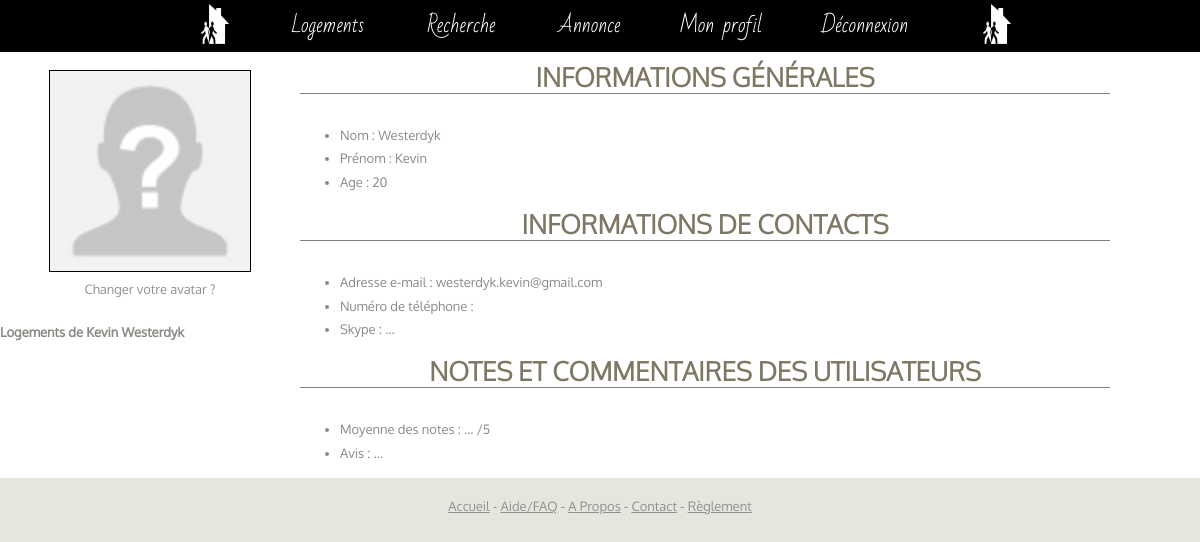
Screenshot of /profil.php (signed in) with the database file from the repository.
### tables this page shows
CREATE TABLE `membres` (
`id` int(11) NOT NULL,
  `admin` int(11) NOT NULL DEFAULT '0',
  `nom` varchar(255) NOT NULL,
  `prenom` varchar(255) NOT NULL,
  `email` varchar(255) NOT NULL,
  `mdp` varchar(255) NOT NULL,
  `age` tinyint(4) NOT NULL,
  `telephone` varchar(10) NOT NULL,
  `compteActif` tinyint(1) NOT NULL DEFAULT '0',
  `clefCompte` varchar(255) NOT NULL
);

### profil.php (the view, shortened to what this page needs)
<?php require_once("config.php");
$id = $_SESSION["userID"];
$user_name = $bdd -> prepare('SELECT prenom, nom, email, age, telephone FROM membres WHERE id = :id');
$user_name -> execute([":id" => "$id"]);
$user = $user_name -> fetch();
?>
<!DOCTYPE html>
<html>
    <head>
        <link href="style.css" rel="stylesheet" />
    </head>
    <body>
        <div id="wrapper">
            <?php include("header.php"); ?>
            <div class="profil">
                <div class="colonne_gauche_profil">
                    <div id="avatar">
                        <?php
                            $filename = "avatars/".$_SESSION["userID"] .'.jpg';
                            if (file_exists($filename)) {
                                echo('<img src="avatars/'.$_SESSION["userID"].'.jpg" id="image_avatar"><br/>');
                            } else {
                                echo ('<img src="avatars/none.jpg" id="image_avatar"><br/>');
                            }
                        ?>
                        <a href="upload_avatar.php" class="avatarChange">Changer votre avatar ?</a>
                    </div>
                         <div class="liste_logements">
                            <h4>Logements de <?php echo $user["prenom"];?> <?php echo $user["nom"]; ?></h4>
                        </div>
                </div>
                <div class="colonne_droite_profil">
                    <div id="infosPersoTitre">
                        <h1><strong>Informations Générales</strong></h1>
                            <ul class="infosPerso">
                                <li>Nom : <?php echo $user["nom"]; ?> </li>
                                <li>Prénom : <?php echo $user["prenom"]; ?> </li>
                                <li>Age : <?php echo $user["age"]; ?> </li>
                            </ul>
                        <h1><strong>Informations de contacts</strong></h1>
                            <ul class="infosPerso">
                                <li>Adresse e-mail : <?php echo $user["email"]; ?> </li>
                                <li>Numéro de téléphone : <?php echo $user["telephone"]; ?> </li>
                                <li>Skype : ... </li>
                            </ul>
                         <h1><strong>Notes et commentaires des utilisateurs</strong></h1>
                            <ul class="infosPerso">
                                <li>Moyenne des notes : ... /5</li>
                                <li>Avis : ... </li>
                             </ul>
                    </div>
                </div>
            </div>
        </div>
        <?php include("footer.php"); ?>
    </body>
</html>

### style.css (style rules this page uses)
body { margin: 0; padding: 0; background: #E5E6DD; font-family: 'Oxygen', sans-serif; font-size: 13px; color: #8A8985; }
h1, h2, h3 { margin: 0; padding: 0; text-transform: uppercase; font-family: 'Oxygen-Light'; color: #7D7764; }
h1 { font-size: 2em; }
p, ul, ol { margin-top: 0; line-height: 180%; }
a { text-decoration: none; color: #5BA689; }
#wrapper { overflow: hidden; background: #FFFFFF; }
#avatar { text-align: center; padding: 10px; display: block; margin-left: auto; margin-right: auto; }
.avatarChange { clear: both; }
#avatar a { text-decoration: none; color: #909090; }
.infosPerso { margin-top: 20px; }
#infosPersoTitre h1 { display: inline-block; clear: both; text-align: center; border-bottom: 1px solid gray; margin-bottom: 10px; width: 90%; }
.profil { margin-top: 5%; }
.colonne_gauche_profil { float: left; width: 25%; }
.colonne_droite_profil { float: right; width:75%; }
.liste_logements { float: left; text-align: center; display: inline-block; }
#image_avatar { max-width: 100%; height: auto; border: solid 1px; color: #000000; display: inline-block; opacity: 1; width: 200px; margin-right: auto; margin-left: auto; position: relative; margin-bottom: 2%; }

### rows the page displays
membres: prenom "Kevin", nom "Westerdyk", age "20", email "westerdyk.kevin@gmail.com"
